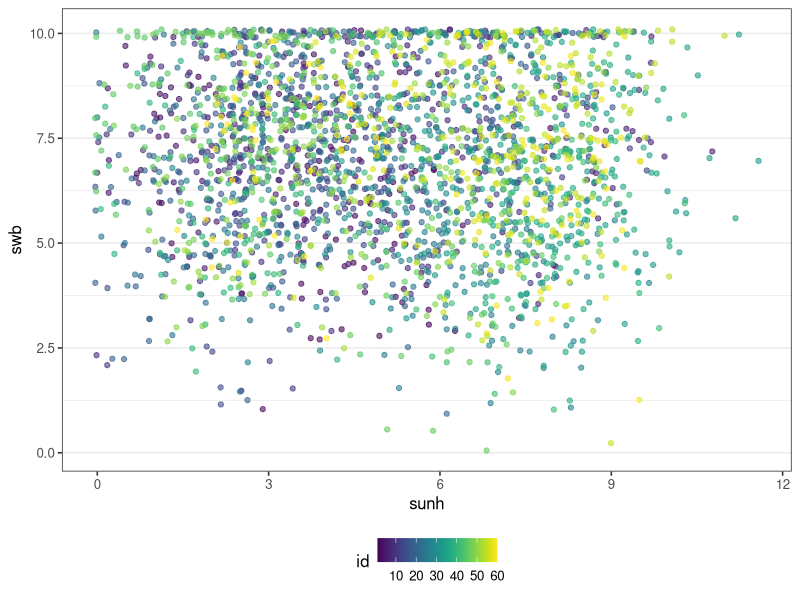
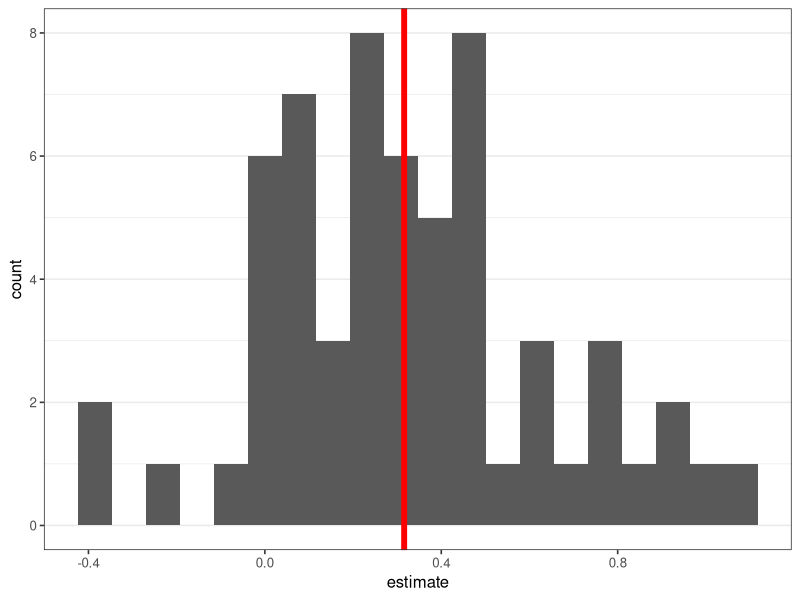
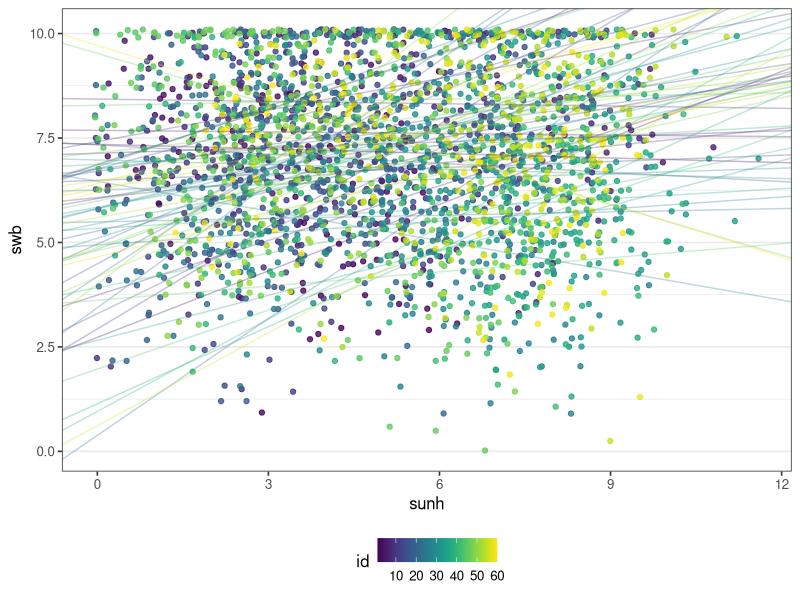
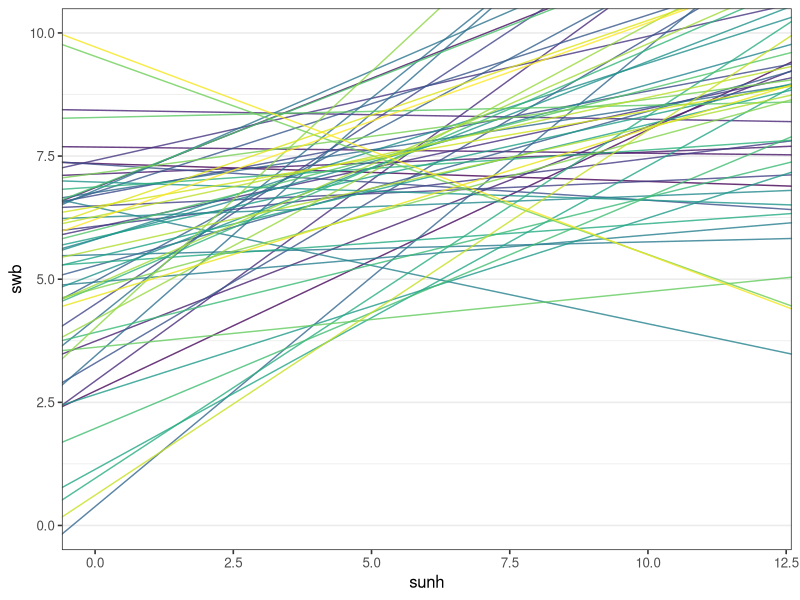
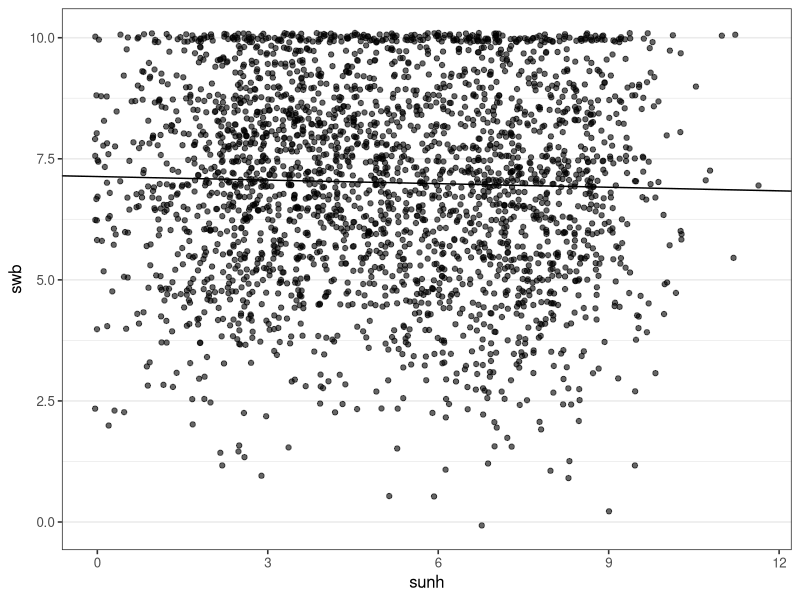
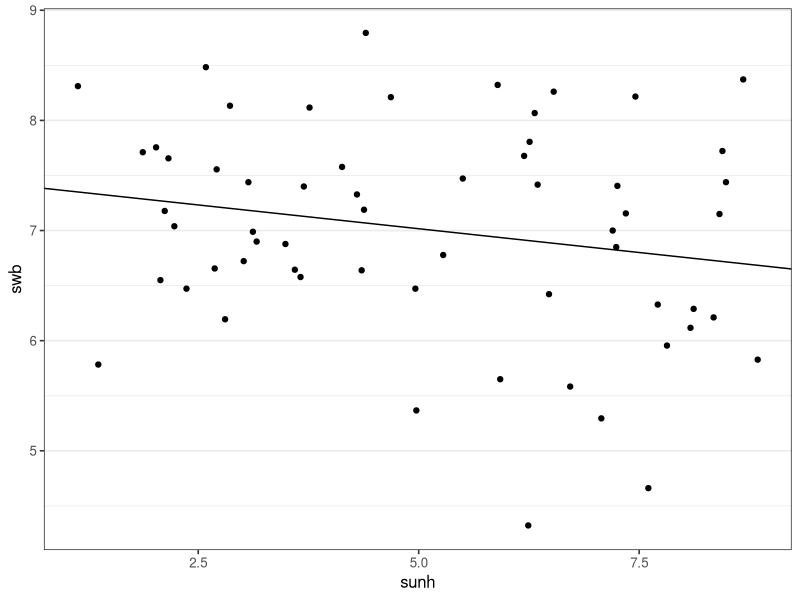
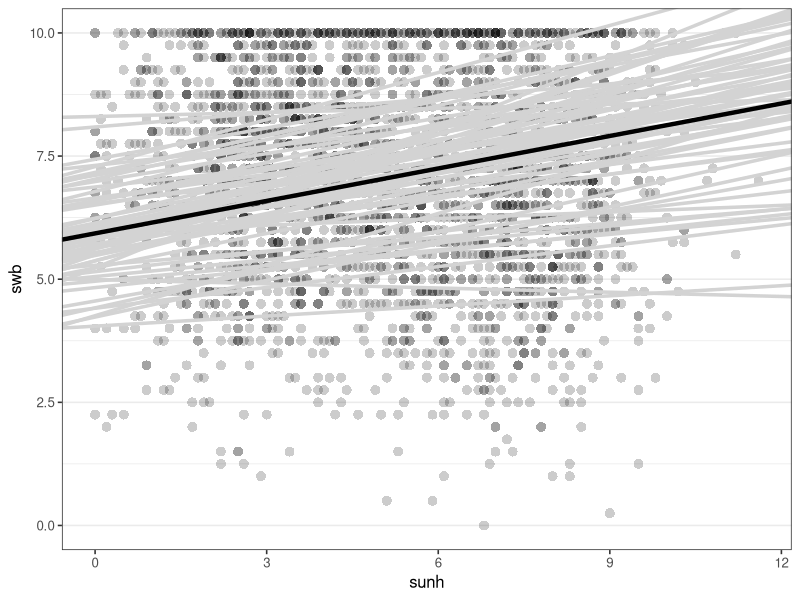

The R script that drew these images, in order:
## ---- message=FALSE------------------------------------------------------
library("tidyverse")
library("viridis")
library("cowplot")
theme_set(theme_bw(base_size = 12) + 
            theme(legend.position="bottom", 
                  panel.grid.major.x = element_blank(),
                  panel.grid.minor.x = element_blank()))
w <- read_csv("weather_wb.csv")

## ------------------------------------------------------------------------
w %>% 
  group_by(id) %>% 
  summarise(n = n()) %>% 
  do(psych::describe(.$n))

## ------------------------------------------------------------------------
w %>% 
  group_by(id) %>% 
  summarise(mean_sunh = mean(sunh),
            mean_swb = mean(swb)) %>% 
  select(-id) %>% 
  do(psych::describe(.))

## ---- fig.width=4, fig.height=4, dpi=125---------------------------------
## Rmarkdown settings: fig.width=4, fig.height=4, dpi=125
ggplot(w, aes(x = sunh, y = swb, color = id)) +
  geom_point(alpha = 0.6, position = position_jitter()) +
  scale_color_viridis()

## ---- fig.width=2, fig.height=2.5, dpi=150-------------------------------
no_all <- w %>% 
  group_by(id) %>% 
  do(broom::tidy(lm(swb ~ sunh, .)) ) 

no_slope <- no_all %>% 
  filter(term == "sunh")
ggplot(no_slope, aes(estimate)) +
  geom_histogram(bins = 20) +
  geom_vline(aes(xintercept = mean(estimate)), col='red', size=2)


## ------------------------------------------------------------------------
summary(lm(estimate ~ 1, no_slope))

## ------------------------------------------------------------------------
mean(no_slope$estimate > 0)

## ------------------------------------------------------------------------
psych::describe(no_slope$estimate)

## ---- fig.width=4, fig.height=4, dpi=125---------------------------------
no_plot <- no_all %>% 
  select(id:estimate) %>% 
  spread(term, estimate)

ggplot(w, aes(x = sunh, y = swb, color = id)) +
  geom_point(alpha = 0.8, position = position_jitter()) +
  geom_abline(data = no_plot, aes(slope = sunh, intercept = `(Intercept)`, color = id), alpha = 0.3) +
  scale_color_viridis()

## ---- fig.width=4, fig.height=4, dpi=125---------------------------------
no_plot <- no_all %>% 
  select(id:estimate) %>% 
  spread(term, estimate)

ggplot(w, aes(x = sunh, y = swb, color = id)) +
  geom_abline(data = no_plot, aes(slope = sunh, 
                                  intercept = `(Intercept)`, 
                                  color = id), alpha = 0.8) +
  scale_color_viridis() +
  xlim(0, 12) + ylim(0, 10) +
  theme(legend.position = "none")


## ------------------------------------------------------------------------
cp1 <- lm(swb ~ sunh, w)
summary(cp1)

## ---- fig.width=4, fig.height=3.5, dpi=125-------------------------------
ggplot(w, aes(x = sunh, y = swb)) +
  geom_point(alpha = 0.6, position = position_jitter()) +
  geom_abline(intercept = coef(cp1)[1], slope = coef(cp1)[2])

## ------------------------------------------------------------------------
w_agg <- w %>% 
  group_by(id) %>% 
  summarise(swb = mean(swb),
            sunh = mean(sunh))
cp2 <- lm(swb ~ sunh, w_agg)
summary(cp2)

## ---- fig.width=3, fig.height=3, dpi=125---------------------------------
ggplot(w_agg, aes(x = sunh, y = swb)) +
  geom_point() +
  geom_abline(intercept = coef(cp2)[1], slope = coef(cp2)[2])

## ---- message=FALSE------------------------------------------------------
library("lme4")
mm1 <- lmer(swb ~ sunh + (sunh|id), w)
summary(mm1)


## ---- fig.width=4, fig.height=3.5, dpi=125-------------------------------
rnd_coefs <- as_tibble(coef(mm1)$id)

ggplot(data = w, aes(x = sunh, y = swb)) + 
  geom_point(alpha = 0.2, pch = 16, size = 3) + 
  geom_abline(data = rnd_coefs, aes_string(intercept = "`(Intercept)`", 
                                     slope = "sunh"), 
              color = "lightgrey", size = 1.2) +
  geom_abline(intercept = fixef(mm1)[1], slope = fixef(mm1)[2], size = 1.5)


## ---- eval=FALSE---------------------------------------------------------
## library("tidyverse")
## library("psych")
## 
## set.seed(66)
## 
## total_N <- 60                 ## Number of participants
## 
## N <- 45                       ## number of observations per participant
## R <- 0.2                      ## mean correlation in population
## Rz <- fisherz(R)
## 
## indiv_R <- fisherz2r(rnorm(total_N, Rz, 0.07))
## 
## mus_sunh <- runif(total_N, 1, 9)
## mus_swb <- rnorm(total_N, 7, 1)
## 
## SD <- c(2, 1)              ## population SD
## 
## ## function only works for bivariate data
## gen_correlated_vars <- function(N, R, MU, SD, empirical = FALSE) {
##   cor_mat <- matrix(c(1,R,R,1), ncol = 2)
##   cov_mat <- cor_mat * tcrossprod(SD)
##   ## 'MASS::mvrnorm' uses function mvrnorm from package MASS:
##   d <- MASS::mvrnorm(n = N,
##                      mu = MU,
##                      Sigma = cov_mat,
##                      empirical = empirical) ## TRUE ensures correlation is true in sample
##   colnames(d) <- c("swb", "sunh")
##   d <- as_tibble(d)
##   d$swb <- round(d$swb/0.25)*0.25
##   d$swb <- ifelse(d$swb > 10, 10,
##                   ifelse(d$swb < 0, 0, d$swb))
##   d$sunh <- round(d$sunh, 1)
##   return(d)
## }
## 
## 
## dl <- vector("list", total_N)
## 
## for (i in seq_len(total_N)) {
##   dl[[i]] <- gen_correlated_vars(N = N, R = indiv_R[i],
##                                  MU = c(mus_swb[i], mus_sunh[i]), SD = SD)
##   dl[[i]]$id <- i
## }
## 
## d <- bind_rows(dl)
## d <- d %>%
##   mutate(sunh = ifelse(sunh < 0, 0, sunh))
## 
## cor(d$swb, d$sunh)
## 
## GGally::ggpairs(d, columns = 1:2, diag = list(continuous = "barDiag"))
## 
## ggplot(d, aes(swb)) +
##   geom_bar()
## 
## d %>%
##   select(id, sunh, swb) %>%
##   write_csv("weather_wb.csv")
## 

